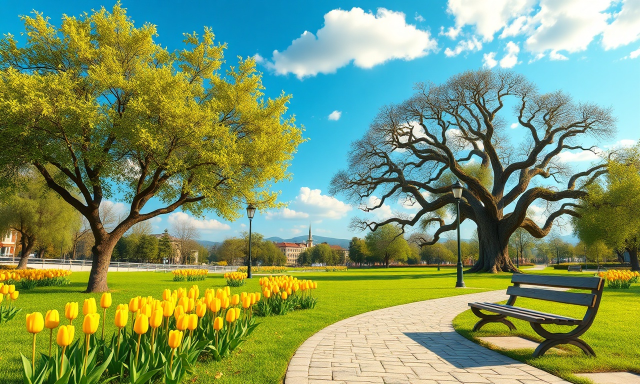
#> input picture cizgi/lib/bg/park_wide_1.jpg, 1280 x 768 px, found by its file name (shown at 1/2 size); its folder holds 5 pictures in this run
$ python cizgi_kanal.py ../cizgi/lib/bg/bakery_1.jpg ../cizgi/lib/bg/bathroom_1.jpg
#> lines starting #> are read from the running program, lines starting #| are printed output that depends on the picture
#> in banner, src is the input picture: PIL image 1280x768 RGB; mean R, G, B 126.2, 150.7, 106.3
"""Channel setup for 'Mina ile Efe': banner + profile picture, description, keywords, country, made-for-kids.

usage: python tools/cizgi_kanal.py LIB_DIR OUT_DIR [--apply]
--apply needs YT_CLIENT_ID, YT_CLIENT_SECRET, MINA_REFRESH_TOKEN (the profile picture cannot be set by the API;
it is saved as profil.png for a manual upload).
"""
import json
import os
import sys
import urllib.error
import urllib.request
from pathlib import Path

from PIL import Image, ImageDraw, ImageFilter, ImageFont

ROOT = Path(__file__).resolve().parent.parent
DESCRIPTION = """Mina ile Efe'ye hoş geldiniz! 🌷

Mina, meraklı ve yardımsever bir abla. Efe ise neşeli, biraz sakar ve bol soru soran küçük kardeşi. Bilge Hasan Dede de onların en büyük yardımcısı. Her bölümde birlikte yeni bir şey öğreniyor, sorunları el ele çözüyorlar.

📚 Okul öncesi (3-7 yaş) çocuklar için eğitici, sakin ve neşeli çizgi dizi
🤝 Paylaşmak, yardımlaşmak, temizlik, renkler, sayılar, duygular, doğa sevgisi ve güvenlik
🎬 Her gün yeni bir bölüm

Çocuklarımız güvenle izleyebilsin diye bölümlerde şiddet, korku ve reklam amaçlı ürün yer almaz.

Yeni bölümleri kaçırmamak için abone olun! 🔔"""
KEYWORDS = ['"Mina ile Efe"', '"çizgi film"', '"çocuk çizgi filmi"', '"eğitici çizgi film"', '"türkçe çizgi film"',
            '"okul öncesi"', '"çocuklar için"', '"masal"', '"çizgi dizi"', '"eğitici video"', '"değerler eğitimi"',
            '"renkleri öğreniyorum"', '"sayıları öğreniyorum"', '"Hasan Dede"']


# [5 lines left out: function font, not called in this run]


def sprite(lib, choice, ch, pose, height):
    name = choice.get(ch, {}).get(pose) or f"{ch}_{pose}_1.png"
    p = lib / "png" / name
    if not p.exists():
        p = lib / "png" / f"{ch}_happy_1.png"
    im = Image.open(p).convert("RGBA")
    return im.resize((int(im.width * height / im.height), height), Image.LANCZOS)


def cover(im, w, h):
#> called with w = 2560, h = 1800
    s = max(w / im.width, h / im.height)
#> s = 2.34
    im = im.resize((int(im.width * s) + 1, int(im.height * s) + 1), Image.LANCZOS)
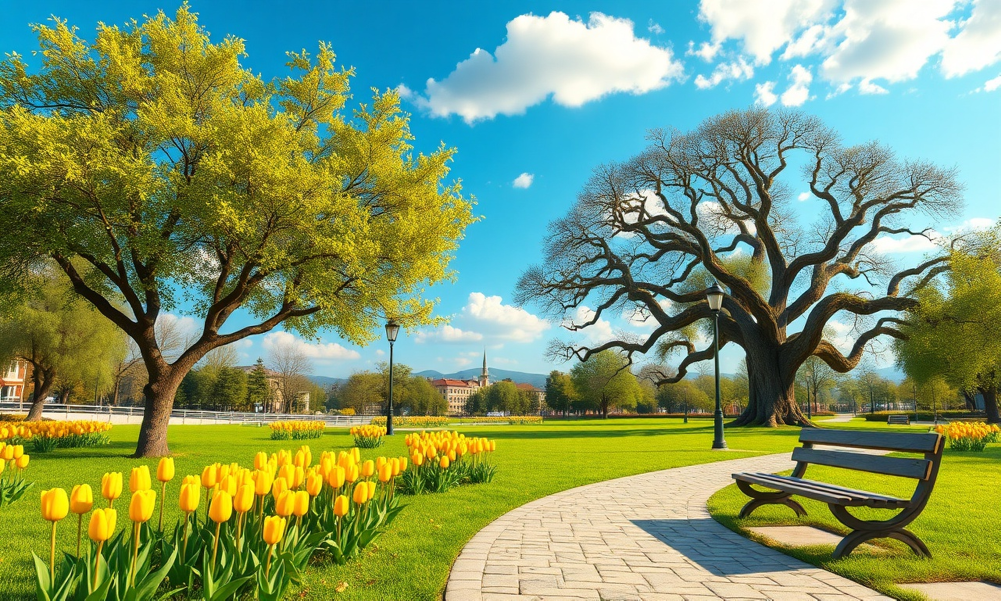
#> im: PIL image 3001x1801 RGB (shown at 1/3 size); mean R, G, B 126.2, 150.7, 106.6
    x, y = (im.width - w) // 2, (im.height - h) // 2
#> x = 220; y = 0
    return im.crop((x, y, x + w, y + h))
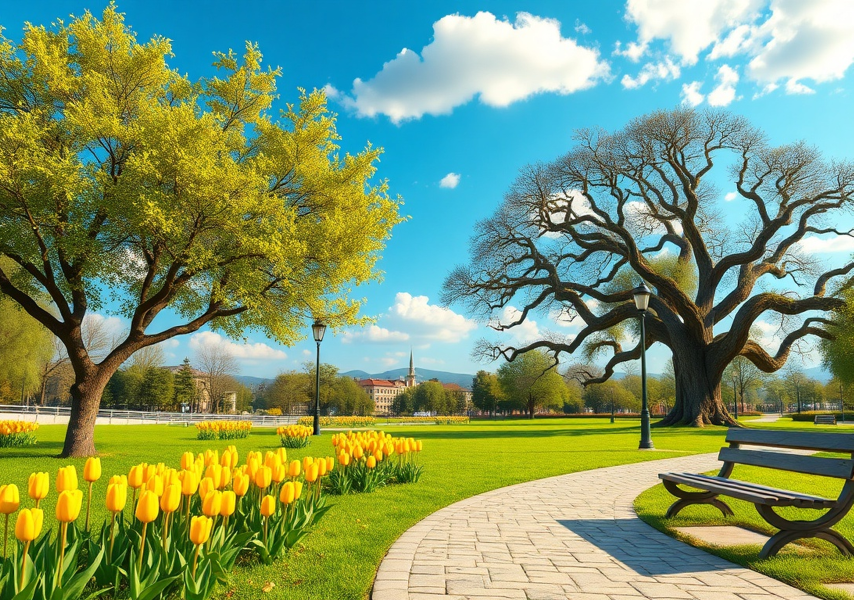
#> returned value: PIL image 2560x1800 RGB (shown at 1/3 size); mean R, G, B 125.6, 151.4, 110.2


def text(d, xy, txt, size, fill, stroke=10, anchor="mm"):
    d.text(xy, txt, font=font(size), fill=fill, stroke_width=stroke, stroke_fill=(70, 30, 110), anchor=anchor)


def banner(lib, choice, out):
    W, H = 2560, 1440
    src = Image.open(lib / "bg" / choice.get("bg", {}).get("park_wide", "park_wide_1.jpg")).convert("RGB")
    bg = cover(src, W, int(H * 1.25)).crop((0, int(H * 0.25), W, int(H * 1.25)))   # grass line up to the feet
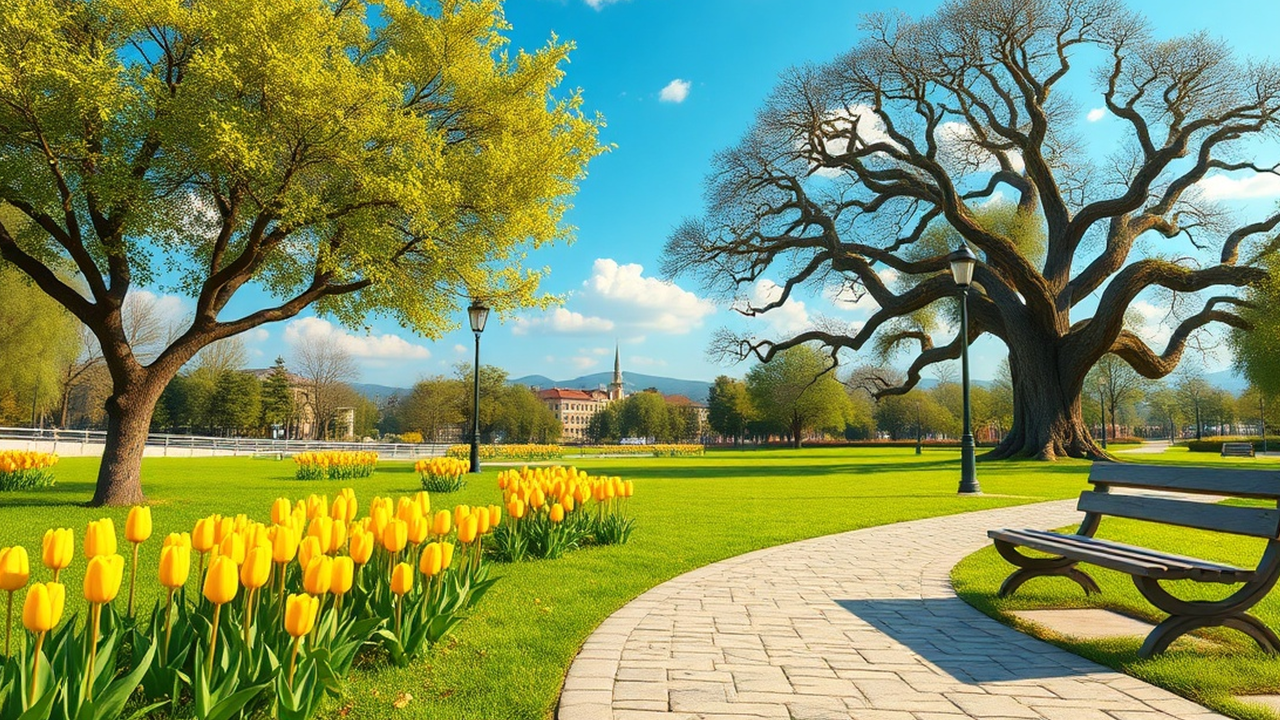
#> bg: PIL image 2560x1440 RGB (shown at 1/2 size); mean R, G, B 126.6, 143.2, 91.4
    img = bg.convert("RGBA")
    # soft light band behind the safe area (1546x423 in the middle is visible everywhere)
    band = Image.new("RGBA", (W, H), (0, 0, 0, 0))
#> band: PIL image 2560x1440 RGBA; every value is 0
    ImageDraw.Draw(band).rounded_rectangle([W / 2 - 700, H / 2 - 190, W / 2 + 700, H / 2 + 190], radius=60,
                                           fill=(255, 255, 255, 120))
    img.alpha_composite(band.filter(ImageFilter.GaussianBlur(18)))
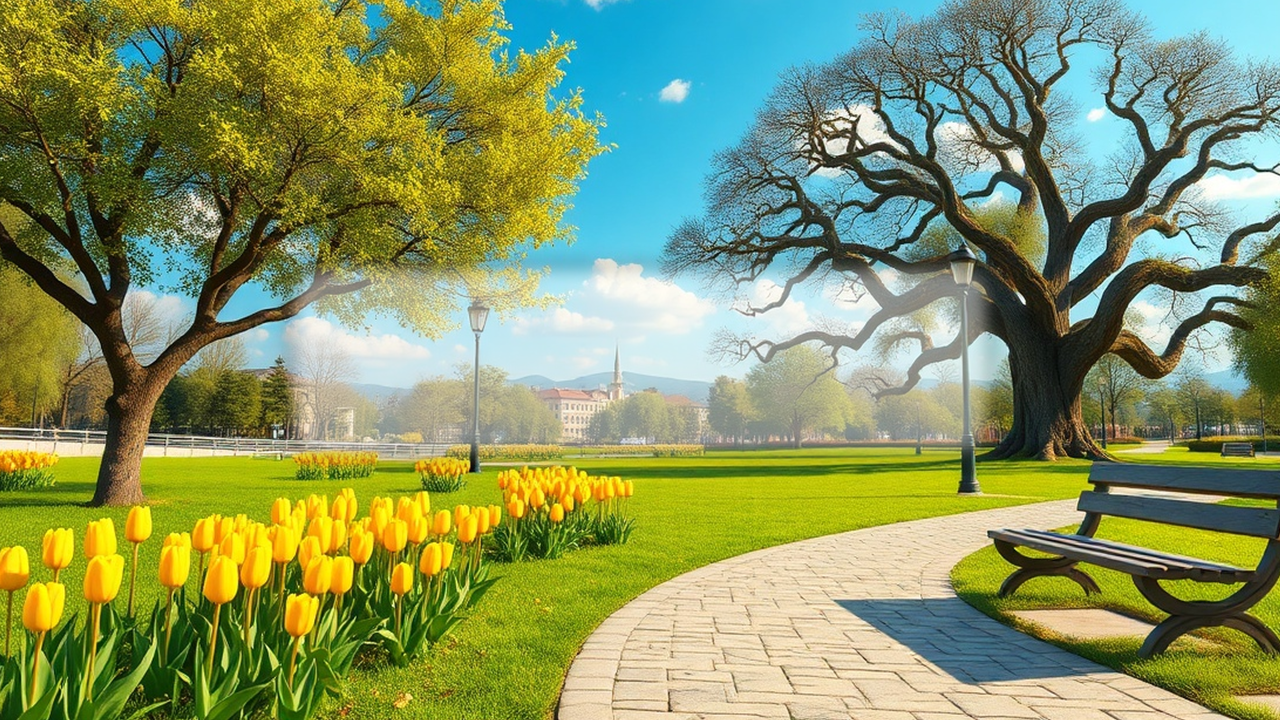
#> img: PIL image 2560x1440 RGBA (shown at 1/2 size); mean R, G, B, A 133.7, 149.2, 99.2, 255
    cy = H // 2
    m = sprite(lib, choice, "mina", "wave", 430)
    e = sprite(lib, choice, "efe", "happy", 350)
    dd = sprite(lib, choice, "dede", "happy", 470)
    img.alpha_composite(m, (W // 2 - 760 - m.width // 2, cy + 215 - m.height))
    img.alpha_composite(e, (W // 2 + 760 - e.width // 2, cy + 215 - e.height))
    img.alpha_composite(dd, (W // 2 + 1000 - dd.width // 2, cy + 230 - dd.height))
    d = ImageDraw.Draw(img)
    text(d, (W // 2, cy - 50), "Mina ile Efe", 190, (255, 214, 64), 14)
    pill = "Her gün yeni bölüm!  •  Eğitici çizgi dizi"
    f = font(64)
    tw = d.textlength(pill, font=f)
    d.rounded_rectangle([W / 2 - tw / 2 - 36, cy + 75, W / 2 + tw / 2 + 36, cy + 165], radius=45, fill=(255, 90, 120, 240))
    d.text((W // 2, cy + 120), pill, font=f, fill=(255, 255, 255), anchor="mm")
    img.convert("RGB").save(out / "banner.jpg", quality=90)


# [85 lines left out: functions profile, api, apply, not called in this run]


if __name__ == "__main__":
    lib, out = Path(sys.argv[1]), Path(sys.argv[2])
    out.mkdir(parents=True, exist_ok=True)
    cp = lib / "choice.json"
    choice = json.loads(cp.read_text()) if cp.exists() else {}
#> (the run stopped early here; a loop or call above may not have finished)
